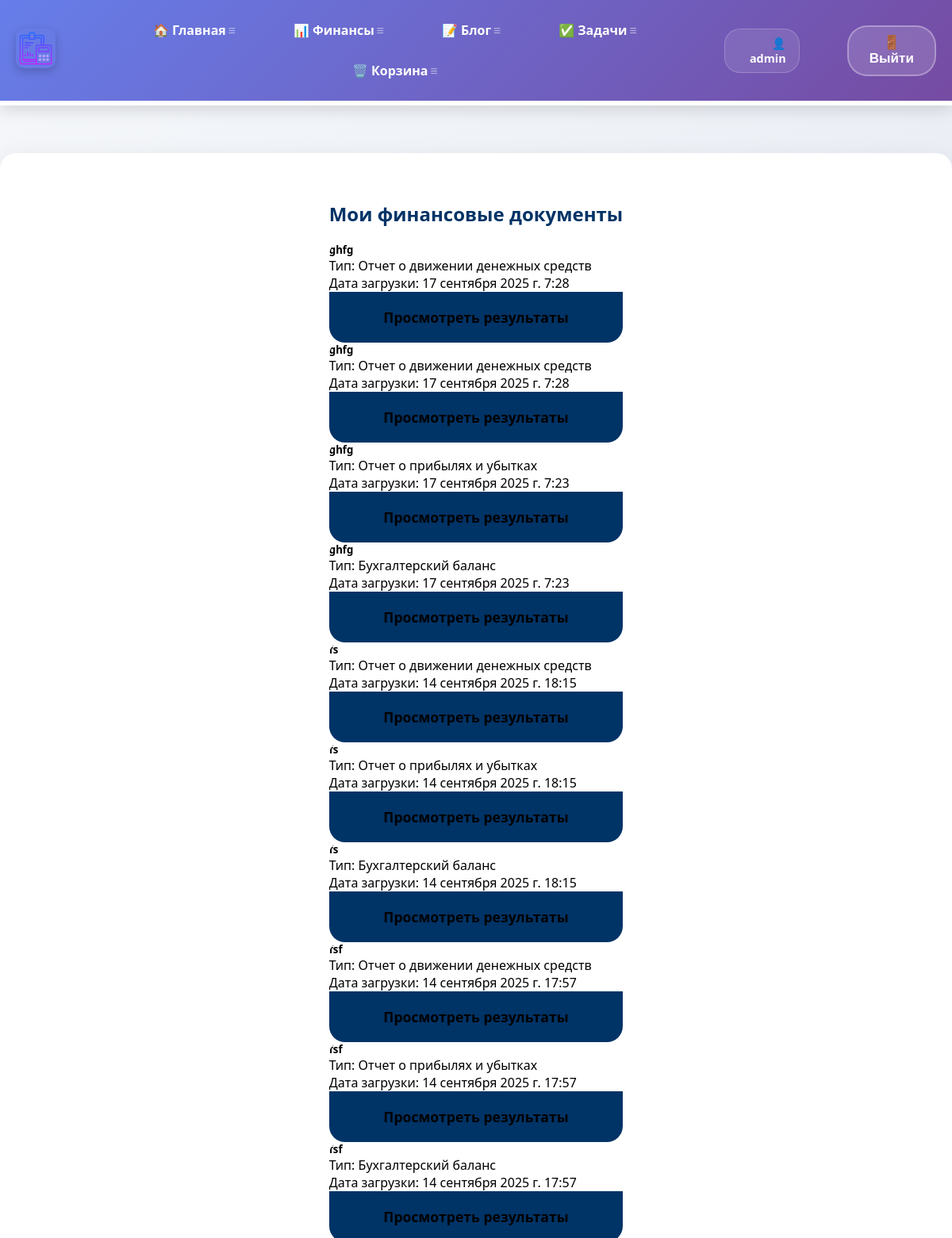
Before: /finance/list/ (signed in, upper part) with the older database file.
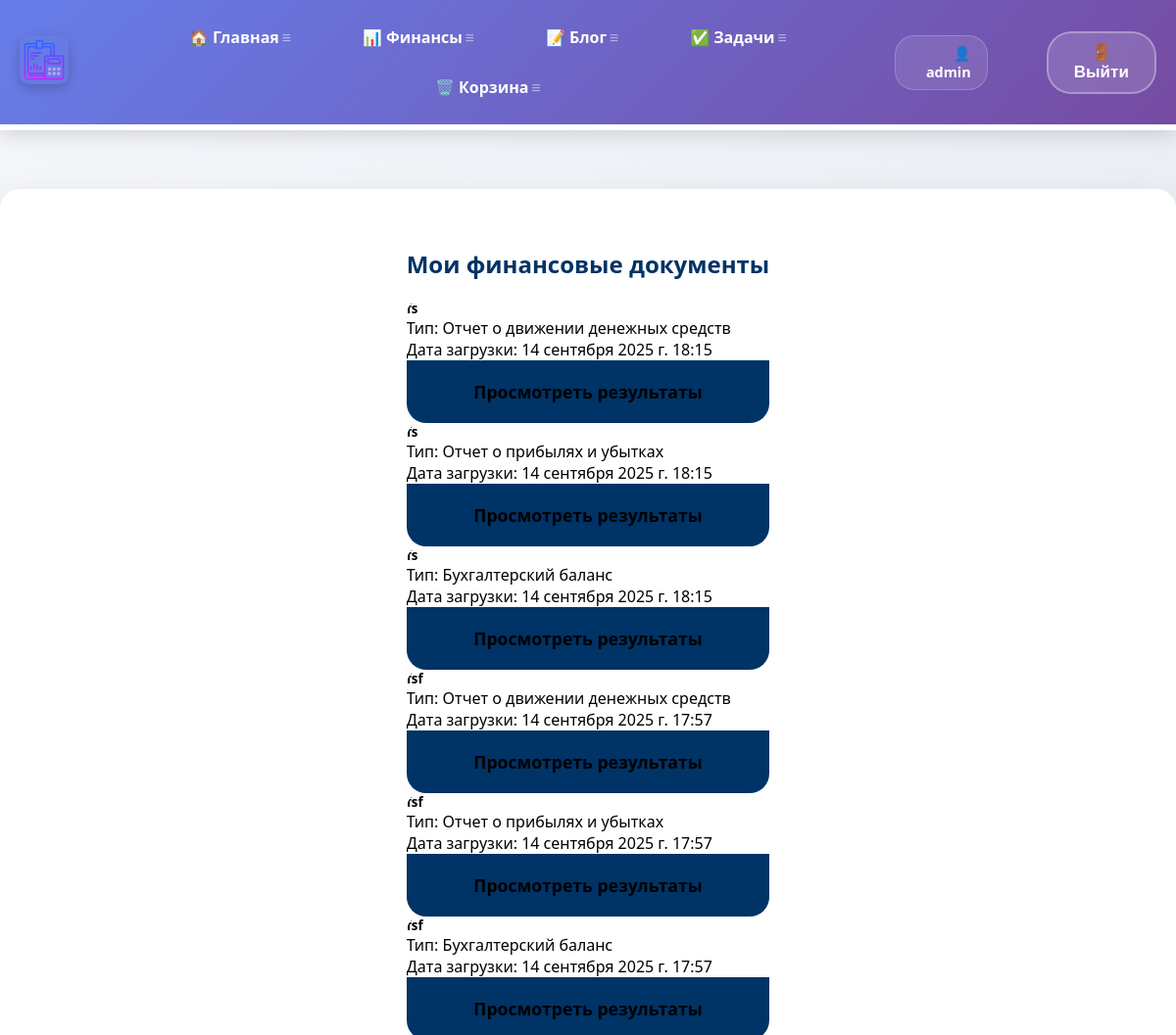
After: the same page with the newer database file.
### financial_analysis/models.py (models this page shows, shortened)
class FinancialDocument(models.Model):
    DOCUMENT_TYPES = [
        ('balance', 'Бухгалтерский баланс'),
        ('profit_loss', 'Отчет о прибылях и убытках'),
        ('cash_flow', 'Отчет о движении денежных средств'),  # ДОБАВЛЯЕМ
    ]
    user = models.ForeignKey(User, on_delete=models.CASCADE)
    title = models.CharField(max_length=200)
    document_type = models.CharField(max_length=20, choices=DOCUMENT_TYPES)
    pdf_file = models.FileField(upload_to='financial_docs/')
    upload_date = models.DateTimeField(auto_now_add=True)

### financial_analysis/views.py (the view)
# urls.py: path('list/', views.document_list, name='financial_list'),
@login_required
def document_list(request):
    documents = FinancialDocument.objects.filter(user=request.user).order_by('-upload_date')
    return render(request, 'financial_analysis/list.html', {'documents': documents})

### financial_analysis/templates/financial_analysis/list.html (shortened to what this page needs)
{% extends 'skills/base.html' %}
{% block content %}
<div class="container mt-4">
    <h2>Мои финансовые документы</h2>
    {% for document in documents %}
    <div class="card mb-3">
        <div class="card-body">
            <h5 class="card-title">{{ document.title }}</h5>
            <p class="card-text">Тип: {{ document.get_document_type_display }}</p>
            <p class="card-text">Дата загрузки: {{ document.upload_date }}</p>
            <a href="{% url 'financial_results' document.id %}" class="btn btn-primary">Просмотреть результаты</a>
        </div>
    </div>
    {% empty %}
    <p>Нет загруженных документов</p>
    {% endfor %}
</div>
{% endblock %}

Changed rows visible on the page:
removed FinancialDocument: title "ghfg", document_type "Отчет о движении денежных средств", upload_date "17 сентября 2025 г. 7:28"
removed FinancialDocument: title "ghfg", document_type "Отчет о движении денежных средств", upload_date "17 сентября 2025 г. 7:28"
removed FinancialDocument: title "ghfg", document_type "Отчет о прибылях и убытках", upload_date "17 сентября 2025 г. 7:23"
removed FinancialDocument: title "ghfg", document_type "Бухгалтерский баланс", upload_date "17 сентября 2025 г. 7:23"
